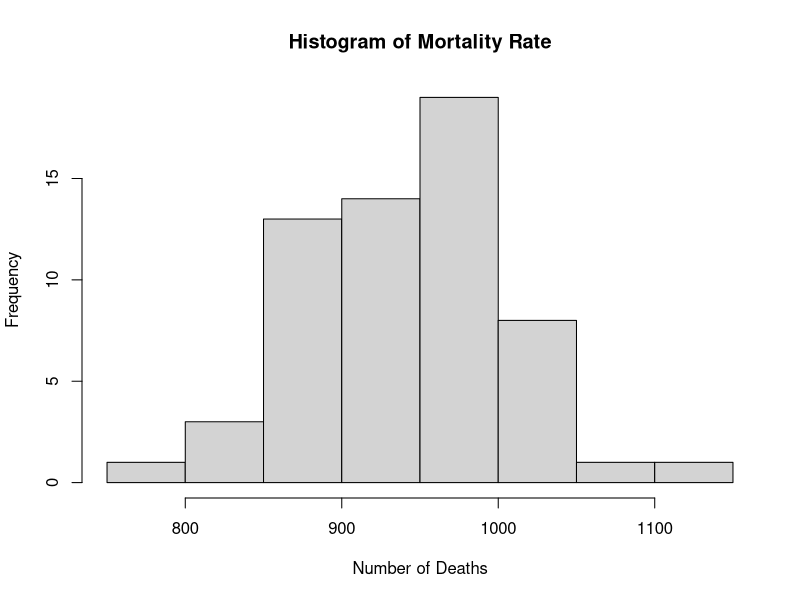
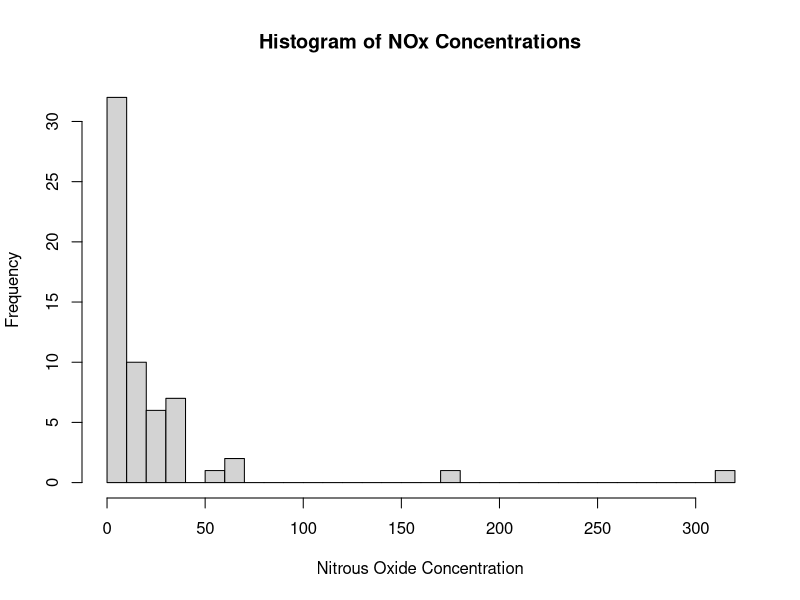
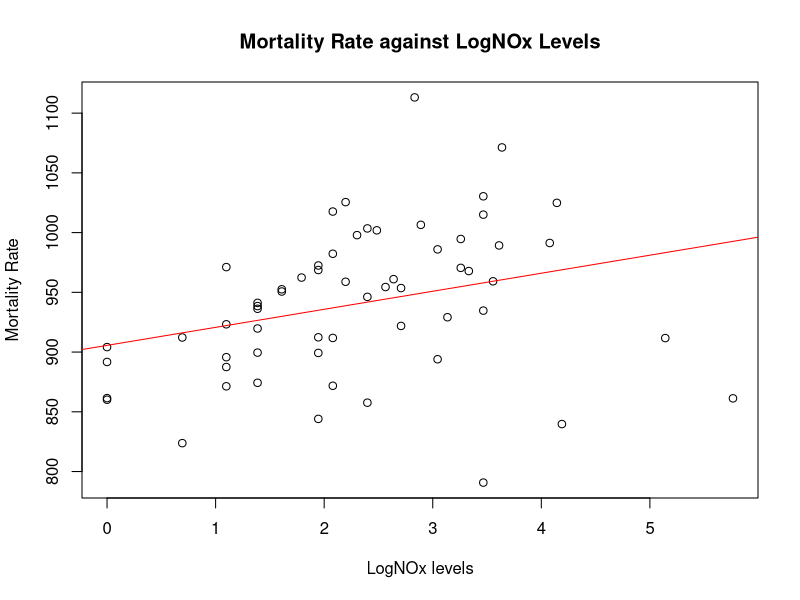
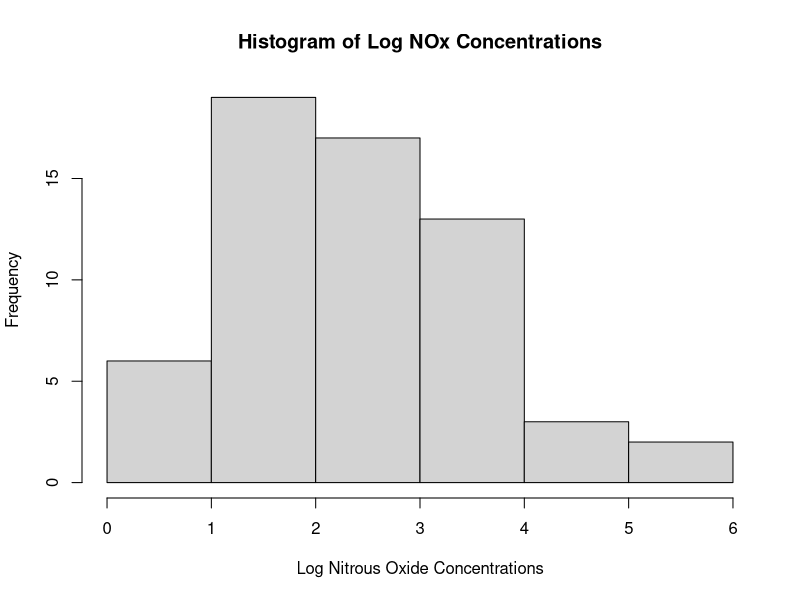

Reproduce these figures in R, in order. (Note: this script raises an error after producing the figures.)
#TITLE: MORTALITY LAB
#AUTHOR: LEILA ERBAY

setwd("/Users/LeilaErbay/Desktop/LevelNeu2018/Labs/Lab9")
mortalityData <- as.data.frame(read.csv("Mortality Lab - Data.csv"))

########### (a) ###############
histMortality <- hist(mortalityData$Mortality, xlab = "Number of Deaths", main = "Histogram of Mortality Rate")
histNOx <- hist(mortalityData$NOx, xlab = "Nitrous Oxide Concentration", main= "Histogram of NOx Concentrations", breaks = 30, xlim = c(0,max(mortalityData$NOx)))
mortalityData$LogNOx <- "LogNOx"

#Computing the Log(Nox)
mortalityData$LogNOx <- log(mortalityData$NOx)

#plotting y = mortality , x = log(NOx) -- SIMPLE LIN REGRESSION
fit <- lm(formula = mortalityData$Mortality~mortalityData$LogNOx)
plot(mortalityData$LogNOx, mortalityData$Mortality, xlab = "LogNOx levels", ylab = "Mortality Rate", main = "Mortality Rate against LogNOx Levels")
abline(fit, col = "red")

#coefficients of lin reg.
coeff <- coefficients(fit)  #<--- Y = b0 + b1X + E
## Y-int = 905.6, slope =15.1

######## MANUAL CALCULATIONS ############
meanMortality <- mean(mortalityData$Mortality)  #Y
meanLogNOx <- mean(mortalityData$LogNOx)        #X
sYY <- sum((mortalityData$Mortality- meanMortality)^2) #Syy
sXX <- sum((mortalityData$LogNOx- meanLogNOx)^2) #Sxx
sXY <- sum((mortalityData$Mortality- meanMortality)*(mortalityData$LogNOx- meanLogNOx))

slope <- sXY / sXX  #905.61
intercept <- meanMortality - slope*meanLogNOx  #15.098


###### PREDICTED MORTALITY ######
mortalityData$PredictedMortality <- "PredictedMortality"
mortalityData$Residuals <- "Residuals"

#y = mX + b --> predictedMortality = slope* logNOx + intercept
mortalityData$PredictedMortality <- slope * mortalityData$LogNOx + intercept 



##### NORMALITY TESTING #######
histLogNOx <- hist(mortalityData$LogNOx, xlab= "Log Nitrous Oxide Concentrations", main= "Histogram of Log NOx Concentrations")
mortalityData$Residuals <- resid(fit)
hist(mortalityData$ActualResiduals, xlab = "Observed Residuals", main = "Histogram of Observed Residuals")


###### HOMOSCEDASTICITY   ##########
#ACTUAL
plot(fit)


######## Coefficient of Determination ###
#Actual
rSqActual <- cor(mortalityData$LogNOx, mortalityData$Mortality)^2


